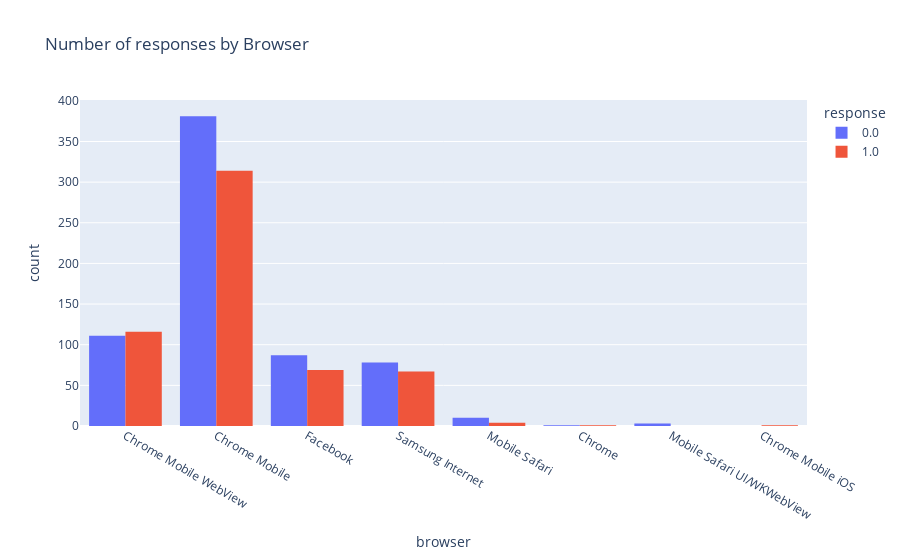

The cell this chart's notebook holds for it:
### Code cell
fig = px.histogram(df,x='browser',color='response',barmode='group',title='Number of responses by Browser')
fig.show()

### Figure 1 — Plotly figure (JSON) as saved in the notebook; plotly's stock layout.template omitted (floating-point values rounded to 4 significant figures; data arrays with more than 128 entries replaced by an {"elided": "..."} marker saying what was removed)
{"data": [{"alignmentgroup": "True", "bingroup": "x", "hovertemplate": "response=0.0<br>browser=%{x}<br>count=%{y}<extra></extra>", "legendgroup": "0.0", "marker": {"color": "#636efa", "pattern": {"shape": ""}}, "name": "0.0", "offsetgroup": "0.0", "orientation": "v", "showlegend": true, "type": "histogram", "x": {"elided": "671 str values"}, "xaxis": "x", "yaxis": "y"}, {"alignmentgroup": "True", "bingroup": "x", "hovertemplate": "response=1.0<br>browser=%{x}<br>count=%{y}<extra></extra>", "legendgroup": "1.0", "marker": {"color": "#EF553B", "pattern": {"shape": ""}}, "name": "1.0", "offsetgroup": "1.0", "orientation": "v", "showlegend": true, "type": "histogram", "x": {"elided": "572 str values"}, "xaxis": "x", "yaxis": "y"}], "layout": {"barmode": "group", "legend": {"title": {"text": "response"}, "tracegroupgap": 0}, "title": {"text": "Number of responses by Browser"}, "xaxis": {"anchor": "y", "domain": [0, 1], "title": {"text": "browser"}}, "yaxis": {"anchor": "x", "domain": [0, 1], "title": {"text": "count"}}}}
